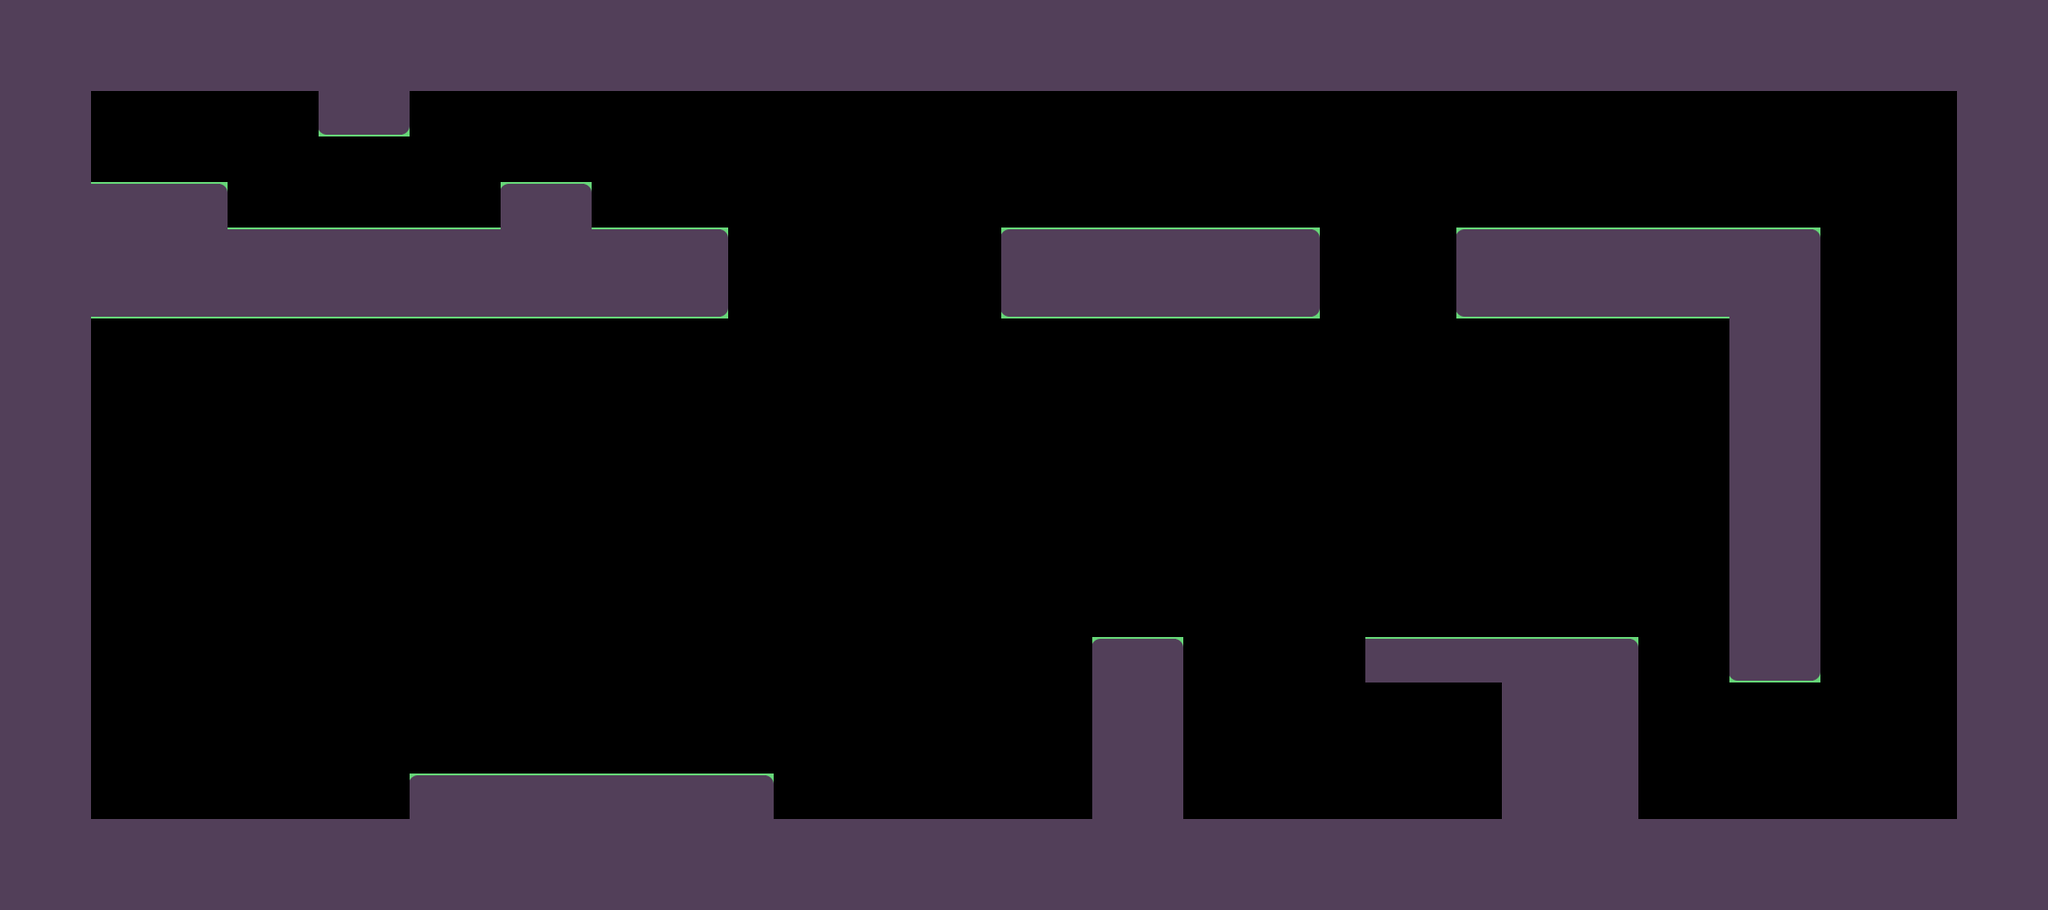

Rendered tile map (Tiled .tmx) drawn with the repository's tilesets; below, a short description and the map source with its tile grids summarised:
An orthogonal 45x20 tile map with 50x50 px tiles, 2 tile layers (Collision, Tiles) and 13 objects (8x north, 5x south).

<map version="1.0" orientation="orthogonal" renderorder="right-down" width="45" height="20" tilewidth="50" tileheight="50" nextobjectid="19">
 <tileset firstgid="1" name="Tiles" tilewidth="50" tileheight="50">
  <image source="../tiles.png" width="200" height="350" />
 </tileset>
 <layer name="Collision" width="45" height="20">
  <data>[900 cells, 356 non-empty, 1 distinct tile ids]</data>
 </layer>
 <layer name="Tiles" width="45" height="20">
  <data>[900 cells, 356 non-empty, 7 distinct tile ids]</data>
 </layer>
 <objectgroup name="Magnets">
  <object id="1" type="north" gid="21" x="350" y="900">
   <properties>
    <property name="strength" value="200" />
   </properties>
  </object>
  <object id="4" type="north" gid="21" x="1200" y="700">
   <properties>
    <property name="strength" value="200" />
   </properties>
  </object>
  <object id="5" type="south" gid="22" x="1150" y="900">
   <properties>
    <property name="strength" value="200" />
   </properties>
  </object>
  <object id="6" type="north" gid="21" x="1400" y="800">
   <properties>
    <property name="strength" value="200" />
   </properties>
  </object>
  <object id="7" type="south" gid="22" x="2100" y="900">
   <properties>
    <property name="strength" value="200" />
   </properties>
  </object>
  <object id="9" type="north" gid="21" x="2000" y="700">
   <properties>
    <property name="strength" value="200" />
   </properties>
  </object>
  <object id="10" type="south" gid="22" x="2100" y="500">
   <properties>
    <property name="strength" value="200" />
   </properties>
  </object>
  <object id="12" type="north" gid="21" x="2000" y="300">
   <properties>
    <property name="strength" value="200" />
   </properties>
  </object>
  <object id="14" type="north" gid="21" x="1500" y="350">
   <properties>
    <property name="strength" value="200" />
   </properties>
  </object>
  <object id="15" type="south" gid="22" x="1000" y="350">
   <properties>
    <property name="strength" value="200" />
   </properties>
  </object>
  <object id="16" type="south" gid="22" x="850" y="350">
   <properties>
    <property name="strength" value="200" />
   </properties>
  </object>
  <object id="17" type="north" gid="21" x="650" y="250">
   <properties>
    <property name="strength" value="200" />
   </properties>
  </object>
  <object id="18" type="north" gid="21" x="300" y="150">
   <properties>
    <property name="strength" value="200" />
   </properties>
  </object>
 </objectgroup>
</map>